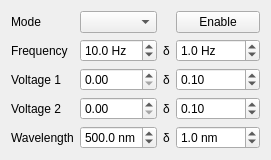
<?xml version="1.0" encoding="UTF-8"?>
<ui version="4.0">
 <class>Form</class>
 <widget class="QWidget" name="Form">
  <property name="geometry">
   <rect>
    <x>0</x>
    <y>0</y>
    <width>245</width>
    <height>145</height>
   </rect>
  </property>
  <property name="sizePolicy">
   <sizepolicy hsizetype="MinimumExpanding" vsizetype="MinimumExpanding">
    <horstretch>0</horstretch>
    <verstretch>0</verstretch>
   </sizepolicy>
  </property>
  <property name="windowTitle">
   <string>Variable Wave Plate</string>
  </property>
  <layout class="QGridLayout" name="gridLayout">
   <item row="0" column="1">
    <widget class="QComboBox" name="comboBox_mode">
     <property name="sizePolicy">
      <sizepolicy hsizetype="MinimumExpanding" vsizetype="Fixed">
       <horstretch>0</horstretch>
       <verstretch>0</verstretch>
      </sizepolicy>
     </property>
    </widget>
   </item>
   <item row="0" column="3">
    <widget class="QPushButton" name="pushButton_state">
     <property name="sizePolicy">
      <sizepolicy hsizetype="MinimumExpanding" vsizetype="Fixed">
       <horstretch>0</horstretch>
       <verstretch>0</verstretch>
      </sizepolicy>
     </property>
     <property name="text">
      <string>Enable</string>
     </property>
     <property name="checkable">
      <bool>true</bool>
     </property>
     <property name="checked">
      <bool>false</bool>
     </property>
    </widget>
   </item>
   <item row="1" column="0">
    <widget class="QLabel" name="label_4">
     <property name="text">
      <string>Frequency</string>
     </property>
    </widget>
   </item>
   <item row="1" column="1">
    <widget class="QDoubleSpinBox" name="doubleSpinBox_frequency">
     <property name="sizePolicy">
      <sizepolicy hsizetype="MinimumExpanding" vsizetype="Fixed">
       <horstretch>0</horstretch>
       <verstretch>0</verstretch>
      </sizepolicy>
     </property>
     <property name="prefix">
      <string/>
     </property>
     <property name="suffix">
      <string notr="true" extracomment="Frequency in Hz"> Hz</string>
     </property>
     <property name="decimals">
      <number>1</number>
     </property>
     <property name="minimum">
      <double>0.500000000000000</double>
     </property>
     <property name="maximum">
      <double>150.000000000000000</double>
     </property>
     <property name="singleStep">
      <double>1.000000000000000</double>
     </property>
     <property name="value">
      <double>10.000000000000000</double>
     </property>
    </widget>
   </item>
   <item row="1" column="2">
    <widget class="QLabel" name="label_7">
     <property name="text">
      <string>δ</string>
     </property>
    </widget>
   </item>
   <item row="1" column="3">
    <widget class="QDoubleSpinBox" name="doubleSpinBox_frequency_delta">
     <property name="sizePolicy">
      <sizepolicy hsizetype="MinimumExpanding" vsizetype="Fixed">
       <horstretch>0</horstretch>
       <verstretch>0</verstretch>
      </sizepolicy>
     </property>
     <property name="suffix">
      <string> Hz</string>
     </property>
     <property name="decimals">
      <number>1</number>
     </property>
     <property name="minimum">
      <double>0.100000000000000</double>
     </property>
     <property name="maximum">
      <double>150.000000000000000</double>
     </property>
     <property name="value">
      <double>1.000000000000000</double>
     </property>
    </widget>
   </item>
   <item row="2" column="0">
    <widget class="QLabel" name="label">
     <property name="text">
      <string>Voltage 1</string>
     </property>
    </widget>
   </item>
   <item row="2" column="1">
    <widget class="QDoubleSpinBox" name="doubleSpinBox_v1">
     <property name="sizePolicy">
      <sizepolicy hsizetype="MinimumExpanding" vsizetype="Fixed">
       <horstretch>0</horstretch>
       <verstretch>0</verstretch>
      </sizepolicy>
     </property>
    </widget>
   </item>
   <item row="0" column="0">
    <widget class="QLabel" name="label_5">
     <property name="text">
      <string>Mode</string>
     </property>
    </widget>
   </item>
   <item row="2" column="2">
    <widget class="QLabel" name="label_8">
     <property name="text">
      <string>δ</string>
     </property>
    </widget>
   </item>
   <item row="2" column="3">
    <widget class="QDoubleSpinBox" name="doubleSpinBox_v1_delta">
     <property name="sizePolicy">
      <sizepolicy hsizetype="MinimumExpanding" vsizetype="Fixed">
       <horstretch>0</horstretch>
       <verstretch>0</verstretch>
      </sizepolicy>
     </property>
     <property name="singleStep">
      <double>0.100000000000000</double>
     </property>
     <property name="value">
      <double>0.100000000000000</double>
     </property>
    </widget>
   </item>
   <item row="3" column="0">
    <widget class="QLabel" name="label_2">
     <property name="text">
      <string>Voltage 2</string>
     </property>
    </widget>
   </item>
   <item row="3" column="1">
    <widget class="QDoubleSpinBox" name="doubleSpinBox_v2">
     <property name="sizePolicy">
      <sizepolicy hsizetype="MinimumExpanding" vsizetype="Fixed">
       <horstretch>0</horstretch>
       <verstretch>0</verstretch>
      </sizepolicy>
     </property>
    </widget>
   </item>
   <item row="3" column="2">
    <widget class="QLabel" name="label_9">
     <property name="text">
      <string>δ</string>
     </property>
    </widget>
   </item>
   <item row="3" column="3">
    <widget class="QDoubleSpinBox" name="doubleSpinBox_v2_delta">
     <property name="sizePolicy">
      <sizepolicy hsizetype="MinimumExpanding" vsizetype="Fixed">
       <horstretch>0</horstretch>
       <verstretch>0</verstretch>
      </sizepolicy>
     </property>
     <property name="singleStep">
      <double>0.100000000000000</double>
     </property>
     <property name="value">
      <double>0.100000000000000</double>
     </property>
    </widget>
   </item>
   <item row="4" column="0">
    <widget class="QLabel" name="label_3">
     <property name="text">
      <string>Wavelength</string>
     </property>
    </widget>
   </item>
   <item row="4" column="1">
    <widget class="QDoubleSpinBox" name="doubleSpinBox_wavelength">
     <property name="sizePolicy">
      <sizepolicy hsizetype="MinimumExpanding" vsizetype="Fixed">
       <horstretch>0</horstretch>
       <verstretch>0</verstretch>
      </sizepolicy>
     </property>
     <property name="suffix">
      <string> nm</string>
     </property>
     <property name="decimals">
      <number>1</number>
     </property>
     <property name="minimum">
      <double>400.000000000000000</double>
     </property>
     <property name="maximum">
      <double>900.000000000000000</double>
     </property>
     <property name="value">
      <double>500.000000000000000</double>
     </property>
    </widget>
   </item>
   <item row="4" column="2">
    <widget class="QLabel" name="label_10">
     <property name="text">
      <string>δ</string>
     </property>
    </widget>
   </item>
   <item row="4" column="3">
    <widget class="QDoubleSpinBox" name="doubleSpinBox_wavelength_delta">
     <property name="sizePolicy">
      <sizepolicy hsizetype="MinimumExpanding" vsizetype="Fixed">
       <horstretch>0</horstretch>
       <verstretch>0</verstretch>
      </sizepolicy>
     </property>
     <property name="suffix">
      <string> nm</string>
     </property>
     <property name="decimals">
      <number>1</number>
     </property>
     <property name="minimum">
      <double>0.100000000000000</double>
     </property>
     <property name="maximum">
      <double>1000.000000000000000</double>
     </property>
     <property name="singleStep">
      <double>0.100000000000000</double>
     </property>
     <property name="value">
      <double>1.000000000000000</double>
     </property>
    </widget>
   </item>
  </layout>
 </widget>
 <resources/>
 <connections/>
</ui>
